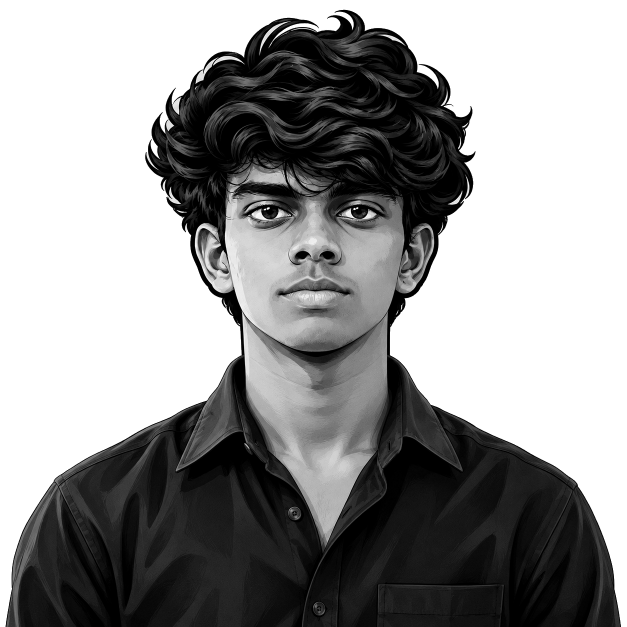
#> input picture source-prepped.png, 1254 x 1254 px (shown at 1/2 size); its folder holds 2 pictures in this run
$ python make_ascii_svg.py
#> lines starting #> are read from the running program, lines starting #| are printed output that depends on the picture
### scripts/font_faces.py
"""Shared embedded font faces for the generated SVG profile graphics."""
import base64
import os

ROOT = os.path.dirname(os.path.dirname(os.path.abspath(__file__)))
FONT_FILES = (
    ("Instrument Serif", "normal", "serif-400.woff"),
    ("Geist", "normal", "geist-400.woff"),
    ("Geist", "600", "geist-600.woff"),
    ("Geist Mono", "normal", "geistmono-400.woff"),
)


def embedded_font_faces():
    rules = []
    for family, weight, filename in FONT_FILES:
        path = os.path.join(ROOT, "fonts", filename)
        with open(path, "rb") as font_file:
            encoded = base64.b64encode(font_file.read()).decode("ascii")
        rules.append(
            f"@font-face{{font-family:'{family}';font-weight:{weight};"
            f"src:url(data:font/woff;base64,{encoded}) format('woff')}}"
        )
    return "".join(rules)

### scripts/make_ascii_svg.py
"""
Convert a portrait photo into a CLEAN, monochrome ASCII-art SVG (Andrew6rant
style: one light-gray color, subject isolated on a dark background) that "types"
itself in like a terminal, then holds.

Monochrome is deliberate -- per-character rainbow color is what makes ASCII
portraits look noisy. One fill color + a good density ramp + high contrast (so a
busy background washes out to blank) reads as neat and legible.

GitHub renders SVGs embedded via <img> and runs their SMIL animations there (JS
does not run). Each row is revealed with a left-to-right clip wipe plus a small
block cursor riding the wipe edge, staggered top -> bottom, so the whole
portrait prints once and freezes.
"""
from PIL import Image, ImageEnhance, ImageOps, ImageFilter
from font_faces import embedded_font_faces
import html
import os
import sys

HERE = os.path.dirname(os.path.abspath(__file__))
# defaults to the prepped grayscale image (see prep_photo.py), which already has
# the background removed + local contrast applied.
SRC = sys.argv[1] if len(sys.argv) > 1 else os.path.join(HERE, "..", "source-prepped.png")
OUT = sys.argv[2] if len(sys.argv) > 2 else os.path.join(HERE, "..", "vijay-ascii.svg")

# more columns = more detail (eyes need ~6+ chars across to read). the art
# stays ART_W px wide either way; cells shrink, keeping a ~1:1.875 char aspect.
COLS = int(os.environ.get("COLS", 180))
ART_W_TARGET = 800
CELL_W = ART_W_TARGET / COLS
CELL_H = CELL_W * 15 / 8
ROWS = round(COLS * 8 / 15)
RAMP = " .`:-=+*cs#%@"  # bright(sparse) -> dark(dense); leading space clears bg

# the prepped image already has bg removed + CLAHE local contrast, so only
# light global tuning is needed here.
CONTRAST = 1.05
BRIGHTNESS = 1.0
GAMMA = 1.18          # >1 brightens mids -> face lands in sparser chars
SHARPEN = False
WHITE_FLOOR = 0.80    # luminance above this is forced to blank (space)

PAD = 20
TITLEBAR_H = 30
STATUS_H = 30
ART_W = COLS * CELL_W
ART_H = ROWS * CELL_H
CANVAS_W = ART_W + PAD * 2
CANVAS_H = TITLEBAR_H + ART_H + STATUS_H + PAD

BG = "#0d1117"
BG2 = "#111722"
FRAME = "#30363d"
TITLE_TEXT = "#7d8590"
INK = "#c9d1d9"      # the single ascii color (matches Andrew6rant)
CURSOR = "#c9d1d9"

# ---- reveal timing (one-shot; a cursor rasters top -> bottom) -------------
ROW_DUR = 5.8 / ROWS  # whole portrait prints in ~6s at any resolution
STAGGER = ROW_DUR       # == ROW_DUR -> a single cursor sweeping down

# ---- 1. sample the image into a COLS x ROWS grayscale grid ----------------
im = Image.open(SRC).convert("L")               # grayscale
#> im is the input picture: PIL image 1254x1254 L; min 0, max 255, mean 150.6
if SHARPEN:
    im = im.filter(ImageFilter.UnsharpMask(radius=2, percent=140, threshold=2))
im = ImageEnhance.Brightness(im).enhance(BRIGHTNESS)
im = ImageEnhance.Contrast(im).enhance(CONTRAST)
im = im.resize((COLS, ROWS), Image.LANCZOS)
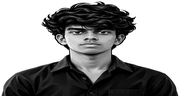
#> im: PIL image 180x96 L; min 0, max 255, mean 148.5
px = im.load()

STATIC = bool(os.environ.get("STATIC"))  # emit frozen state for previews

rows_txt = []
for y in range(ROWS):
    chars = []
    for x in range(COLS):
        lum = px[x, y] / 255.0
        lum = pow(lum, GAMMA)
        if lum >= WHITE_FLOOR:
            chars.append(" ")
            continue
        idx = int((1.0 - lum) * (len(RAMP) - 1) + 0.5)
        idx = max(0, min(len(RAMP) - 1, idx))
        chars.append(RAMP[idx])
    rows_txt.append("".join(chars))
#> after the loop, rows_txt = 96 items

art_top = TITLEBAR_H + PAD * 0.35

# ---- 2. assemble SVG ------------------------------------------------------
parts = []
parts.append(
    f'<svg xmlns="http://www.w3.org/2000/svg" width="{CANVAS_W}" height="{CANVAS_H}" '
    f'viewBox="0 0 {CANVAS_W} {CANVAS_H}" font-family="Geist Mono, ui-monospace, SFMono-Regular, '
    f'Menlo, Consolas, monospace">'
)
#> (the run stopped early here; a loop or call above may not have finished)
